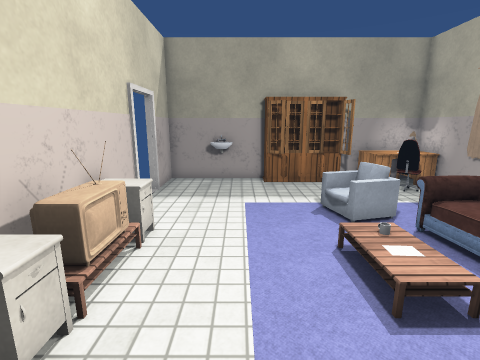
View 1 (above)

12 first-person views from a walk through a scene from a Unity 3-D project. The camera is 1.5 m above the floor, tilts 12° down and sees 85° across. Doors are open. The floor is counted in squares, 0.5 m on a side. Each view is taken from the middle of a square. On the plan, view 1 faces up. The plan holds only what a view shows up to about 19 squares ahead; the rest is blank. Some surface patterns are stand-ins.

View 2
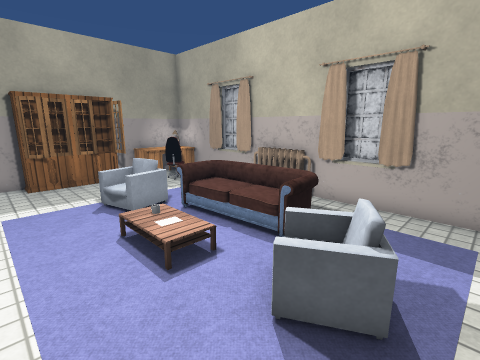

View 3
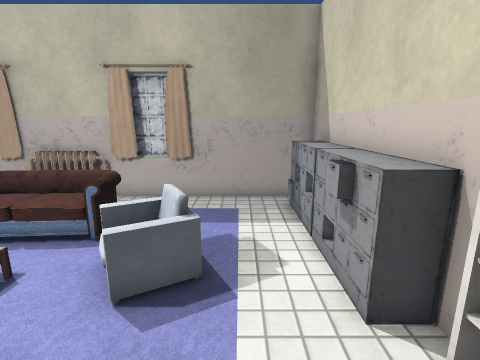

View 4
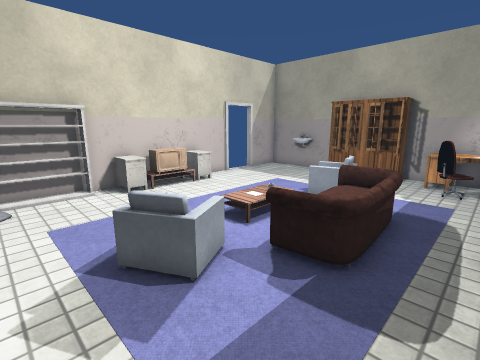

View 5
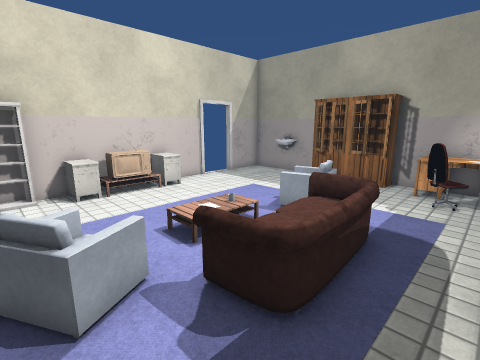

View 6
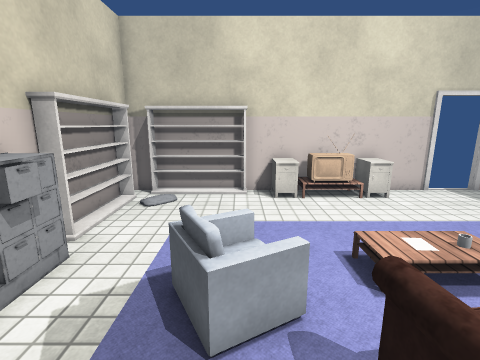

View 7
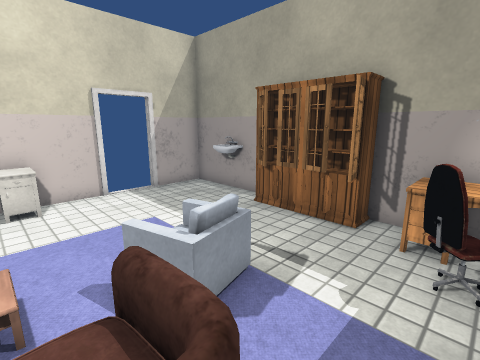

View 8
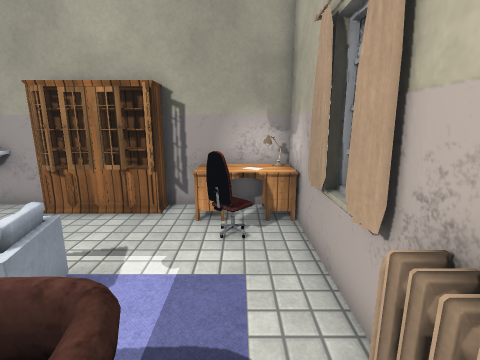

View 9
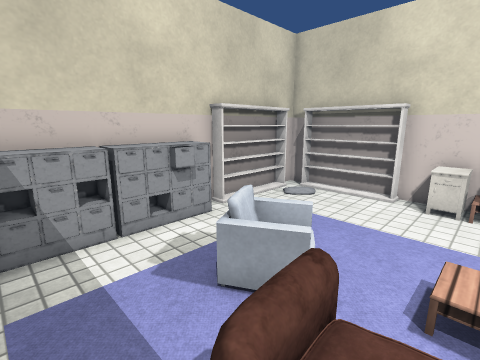

View 10
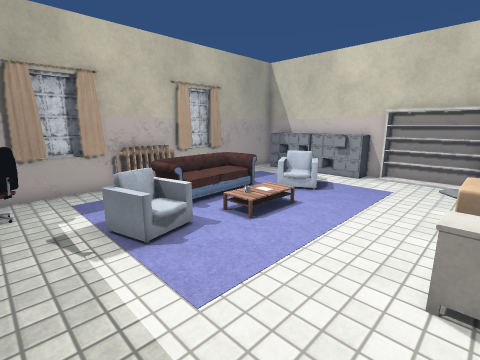

View 11
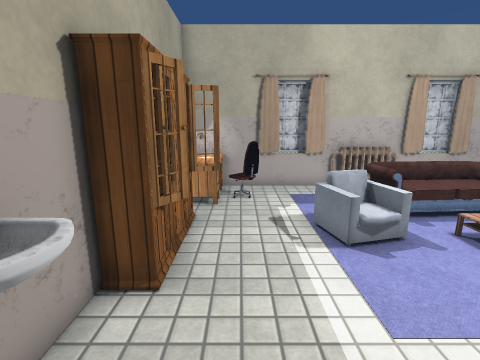

View 12
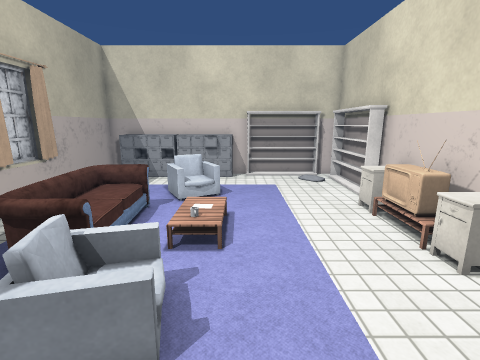

### Floor plan
Key: @ floor where view 1 was taken; # wall or solid block; x gap in a wall; . main floor; : floor 0.5 m higher than the main floor; D open door; = window, fence, low wall or low ledge; ^ raised ledge; S sink; C cupboard; T table; H chair; A carpet; F sofa; B TV; E heater; O other object.
Columns run from 4 left of view 1 to 10 right of it. Each row starts with its distance up from view 1.
 15 #######  ######
 14 # SSSCCCCC.TTO#
 13 #.....C.CC.TTT#
 12 x..........H: #
 11 D..........HH #
 10 D...... A.....#
  9 #....  A#A  ..#
  8 #....  AAAA .=#
  7 ^^=..    AFF.E#
  6 ##...      F.EE
  5 #B...  O   F.E#
  4 #B...  O   F.=#
  3 ^^...    AFF..#
  2 #=...   AAA ..#
  1 ##...  AAA  ..#
  0  #..@  AAA  ..#
 -1  #............#
 -2  #............#
 -3  ######^^^^^^^#
 -4      ##^^^^^^##

Positions as (right, up) in squares from view 1, and headings:
1: (0, 0), facing up
2: (0, -1), facing up-right
3: (-1, -1), facing right
4: (9, -2), facing up-left
5: (9, 0), facing up-left
6: (8, 1), facing left
7: (8, 6), facing up-left
8: (8, 5), facing up
9: (8, 4), facing down-left
10: (-3, 12), facing down-right
11: (-3, 12), facing right
12: (2, 12), facing down
